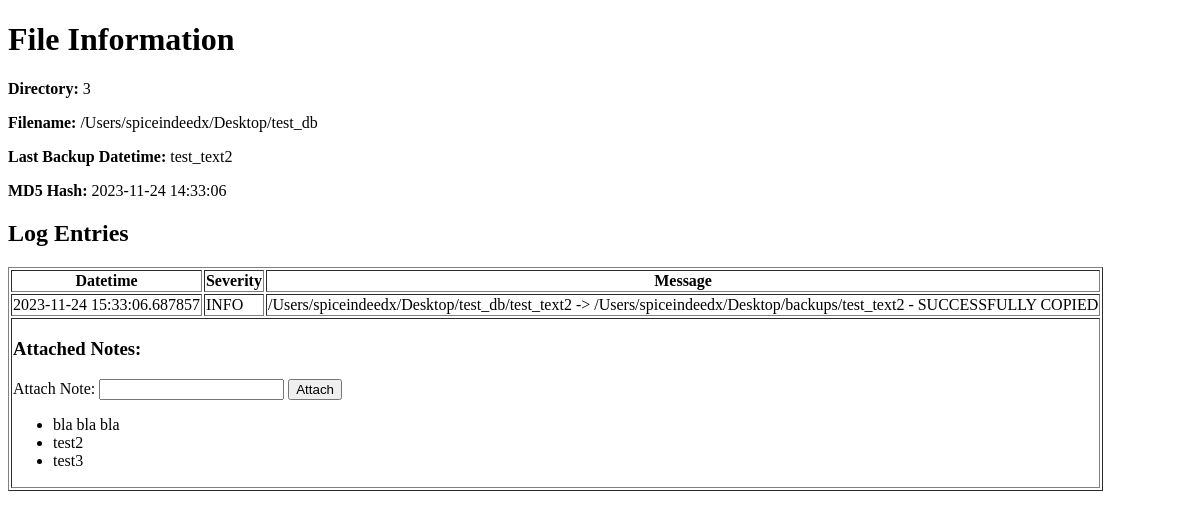
/file/3, run on an earlier commit of the app's database.
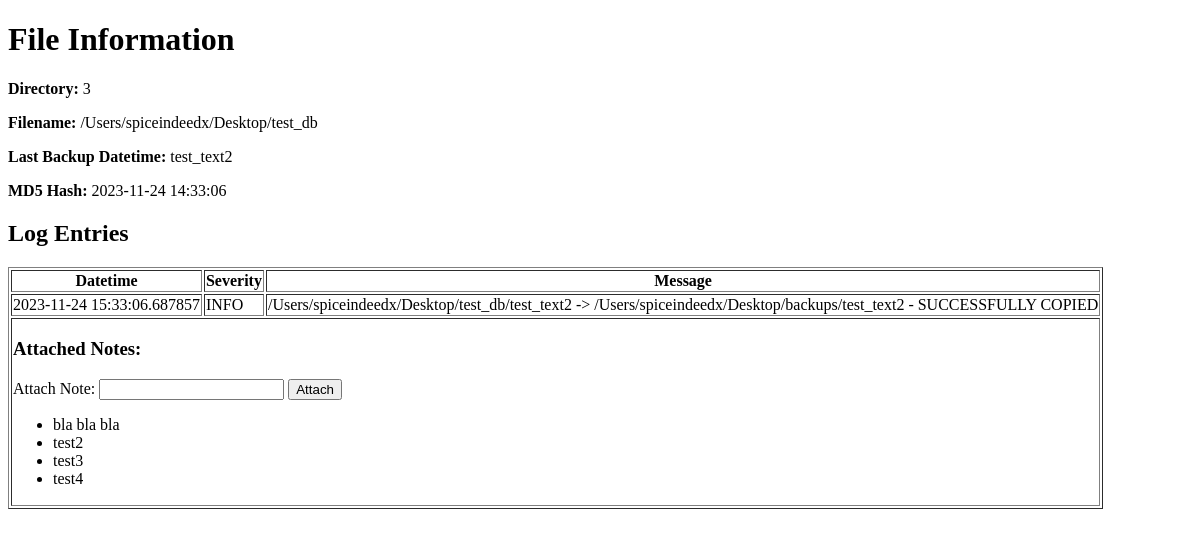
And on a later commit of the database.
### tables this page shows
CREATE TABLE file (
            File_id INTEGER PRIMARY KEY,
            Directory TEXT NOT NULL,
            Filename TEXT NOT NULL,
            Last_backup_datetime TEXT,
            Md5hash TEXT NOT NULL
        );

CREATE TABLE Logentry (
            entry_id INTEGER PRIMARY KEY,
            entry_datetime TEXT NOT NULL,
            severity_level TEXT NOT NULL,
            Message TEXT NOT NULL,
            file_id INTEGER,
            job_id INTEGER,  -- Add this line
            FOREIGN KEY (file_id) REFERENCES file(File_id),
            FOREIGN KEY (job_id) REFERENCES BackupJob(Job_id)  -- Add this line
        );

CREATE TABLE Notes (
            note_id INTEGER PRIMARY KEY,
            note_text TEXT NOT NULL,
            entry_id INTEGER,
            FOREIGN KEY (entry_id) REFERENCES Logentry(entry_id)
        );

### app.py (the view)
@app.route('/file/<int:file_id>')
def file_info(file_id):
    file_info, log_entries, log_notes = get_file_info(file_id)
    return render_template('file_info.html', file_info=file_info, log_entries=log_entries, log_notes=log_notes)

### app.py (called while the page is built)
def connect_db():
    return sqlite3.connect("backup_database.db")

def get_file_info(file_id):
    conn = connect_db()
    cursor = conn.cursor()
    cursor.execute('''
        SELECT File_id, Directory, Filename, Last_backup_datetime, Md5hash
        FROM file
        WHERE File_id = ?
    ''', (file_id,))
    file_info = cursor.fetchone()
    cursor.execute('''
        SELECT entry_datetime, severity_level, Message, entry_id
        FROM Logentry
        WHERE file_id = ?
    ''', (file_id,))
    log_entries = cursor.fetchall()
    log_notes = {}  # Add this line to define log_notes
    for log in log_entries:
        cursor.execute("SELECT * FROM Notes WHERE entry_id=?", (log[3],))
        attached_notes = cursor.fetchall()
        log_notes[log[3]] = [row[1] for row in attached_notes]
    """print(file_info)"""
    conn.close()
    return file_info, log_entries, log_notes

### templates/file_info.html (shortened to what this page needs)
<!DOCTYPE html>
<html lang="en">
<head>
</head>
<body>
    <h1>File Information</h1>
    <p><strong>Directory:</strong> {{ file_info[0] }}</p>
    <p><strong>Filename:</strong> {{ file_info[1] }}</p>
    <p><strong>Last Backup Datetime:</strong> {{ file_info[2] }}</p>
    <p><strong>MD5 Hash:</strong> {{ file_info[3] }}</p>
    <h2>Log Entries</h2>
    <table border="1">
        <tr>
            <th>Datetime</th>
            <th>Severity</th>
            <th>Message</th>
        </tr>
        {% for log in log_entries %}
            <tr>
                <td>{{ log[0] }}</td>
                <td>{{ log[1] }}</td>
                <td>{{ log[2] }}</td>
            </tr>
            <tr>
                <td colspan="3">
                    <h3>Attached Notes:</h3>
                    <form method="post" action="{{ url_for('attach_note', file_id=file_info[0], entry_id=log[3]) }}">
                        <label for="note_text">Attach Note:</label>
                        <input type="text" name="note_text">
                        <button type="submit">Attach</button>
                    </form>
                    <ul>
                        {% for note in log_notes[log[3]] %}
                            <li>{{ note }}</li>
                        {% endfor %}
                    </ul>
                </td>
            </tr>
        {% endfor %}
    </table>
</body>
</html>

What changed in the data, as far as the page shows it:
added Notes: note_text "test4"
